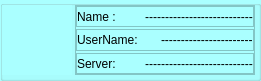
  <widget class="QGroupBox" name="groupBox">
   <property name="geometry">
    <rect>
     <x>250</x>
     <y>205</y>
     <width>261</width>
     <height>81</height>
    </rect>
   </property>
   <property name="styleSheet">
    <string notr="true">background-color: rgb(170, 255, 255);</string>
   </property>
   <property name="title">
    <string/>
   </property>
   <widget class="QLabel" name="avatar_image">
    <property name="geometry">
     <rect>
      <x>2</x>
      <y>5</y>
      <width>70</width>
      <height>70</height>
     </rect>
    </property>
    <property name="sizePolicy">
     <sizepolicy hsizetype="Preferred" vsizetype="Preferred">
      <horstretch>0</horstretch>
      <verstretch>0</verstretch>
     </sizepolicy>
    </property>
    <property name="minimumSize">
     <size>
      <width>60</width>
      <height>60</height>
     </size>
    </property>
    <property name="maximumSize">
     <size>
      <width>16777215</width>
      <height>16777215</height>
     </size>
    </property>
    <property name="text">
     <string/>
    </property>
    <property name="alignment">
     <set>Qt::AlignCenter</set>
    </property>
   </widget>
   <widget class="QFrame" name="frame_6">
    <property name="geometry">
     <rect>
      <x>75</x>
      <y>5</y>
      <width>180</width>
      <height>70</height>
     </rect>
    </property>
    <property name="frameShape">
     <enum>QFrame::StyledPanel</enum>
    </property>
    <property name="frameShadow">
     <enum>QFrame::Raised</enum>
    </property>
    <layout class="QVBoxLayout" name="verticalLayout">
     <property name="spacing">
      <number>2</number>
     </property>
     <property name="sizeConstraint">
      <enum>QLayout::SetDefaultConstraint</enum>
     </property>
     <property name="leftMargin">
      <number>0</number>
     </property>
     <property name="topMargin">
      <number>0</number>
     </property>
     <property name="rightMargin">
      <number>0</number>
     </property>
     <property name="bottomMargin">
      <number>0</number>
     </property>
     <item>
      <widget class="QFrame" name="frame">
       <property name="layoutDirection">
        <enum>Qt::LeftToRight</enum>
       </property>
       <property name="frameShape">
        <enum>QFrame::StyledPanel</enum>
       </property>
       <property name="frameShadow">
        <enum>QFrame::Raised</enum>
       </property>
       <layout class="QHBoxLayout" name="horizontalLayout">
        <property name="spacing">
         <number>2</number>
        </property>
        <property name="leftMargin">
         <number>0</number>
        </property>
        <property name="topMargin">
         <number>0</number>
        </property>
        <property name="rightMargin">
         <number>0</number>
        </property>
        <property name="bottomMargin">
         <number>0</number>
        </property>
        <item>
         <widget class="QLabel" name="username_ll_4">
          <property name="styleSheet">
           <string notr="true">color: rgb(0, 0, 0);</string>
          </property>
          <property name="text">
           <string>Name :</string>
          </property>
          <property name="alignment">
           <set>Qt::AlignLeading|Qt::AlignLeft|Qt::AlignVCenter</set>
          </property>
         </widget>
        </item>
        <item>
         <widget class="QLabel" name="telegramname_l">
          <property name="styleSheet">
           <string notr="true">color: rgb(0, 0, 0);</string>
          </property>
          <property name="frameShape">
           <enum>QFrame::NoFrame</enum>
          </property>
          <property name="frameShadow">
           <enum>QFrame::Plain</enum>
          </property>
          <property name="text">
           <string>---------------------------</string>
          </property>
          <property name="alignment">
           <set>Qt::AlignCenter</set>
          </property>
          <property name="wordWrap">
           <bool>false</bool>
          </property>
         </widget>
        </item>
       </layout>
      </widget>
     </item>
     <item>
      <widget class="QFrame" name="frame_2">
       <property name="frameShape">
        <enum>QFrame::StyledPanel</enum>
       </property>
       <property name="frameShadow">
        <enum>QFrame::Raised</enum>
       </property>
       <layout class="QHBoxLayout" name="horizontalLayout_2">
        <property name="spacing">
         <number>2</number>
        </property>
        <property name="leftMargin">
         <number>0</number>
        </property>
        <property name="topMargin">
         <number>0</number>
        </property>
        <property name="rightMargin">
         <number>0</number>
        </property>
        <property name="bottomMargin">
         <number>0</number>
        </property>
        <item>
         <widget class="QLabel" name="username_ll">
          <property name="styleSheet">
           <string notr="true">color: rgb(0, 0, 0);</string>
          </property>
          <property name="text">
           <string>UserName:</string>
          </property>
          <property name="alignment">
           <set>Qt::AlignLeading|Qt::AlignLeft|Qt::AlignVCenter</set>
          </property>
         </widget>
        </item>
        <item>
         <widget class="QLabel" name="username_l">
          <property name="styleSheet">
           <string notr="true">color: rgb(0, 0, 0);</string>
          </property>
          <property name="text">
           <string>-----------------------</string>
          </property>
          <property name="alignment">
           <set>Qt::AlignLeading|Qt::AlignLeft|Qt::AlignVCenter</set>
          </property>
         </widget>
        </item>
       </layout>
      </widget>
     </item>
     <item>
      <widget class="QFrame" name="frame_3">
       <property name="frameShape">
        <enum>QFrame::StyledPanel</enum>
       </property>
       <property name="frameShadow">
        <enum>QFrame::Raised</enum>
       </property>
       <layout class="QHBoxLayout" name="horizontalLayout_3">
        <property name="spacing">
         <number>2</number>
        </property>
        <property name="leftMargin">
         <number>0</number>
        </property>
        <property name="topMargin">
         <number>0</number>
        </property>
        <property name="rightMargin">
         <number>0</number>
        </property>
        <property name="bottomMargin">
         <number>0</number>
        </property>
        <item>
         <widget class="QLabel" name="server_ll">
          <property name="styleSheet">
           <string notr="true">color: rgb(0, 0, 0);</string>
          </property>
          <property name="text">
           <string>Server:</string>
          </property>
          <property name="alignment">
           <set>Qt::AlignLeading|Qt::AlignLeft|Qt::AlignVCenter</set>
          </property>
         </widget>
        </item>
        <item>
         <widget class="QLabel" name="server_l">
          <property name="styleSheet">
           <string notr="true">color: rgb(0, 0, 0);</string>
          </property>
          <property name="text">
           <string>---------------------------</string>
          </property>
          <property name="alignment">
           <set>Qt::AlignCenter</set>
          </property>
         </widget>
        </item>
       </layout>
      </widget>
     </item>
    </layout>
   </widget>
  </widget>
